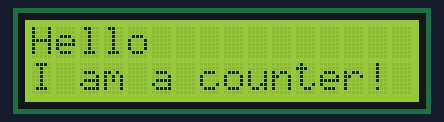
The sketch below on a simulated Arduino Uno, built with avr-gcc and run on an emulated ATmega328P. Parts: 16×2 character LCD.

Above: at 0.1 s.
At 1.2 s:
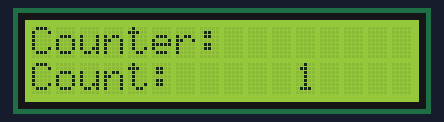
At 5.1 s:
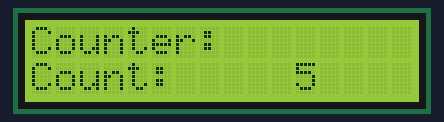
At 12.1 s:
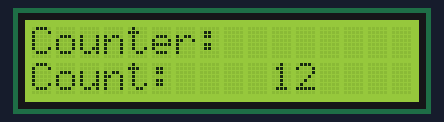
At 20.1 s:
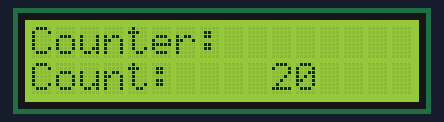
At 35.1 s:
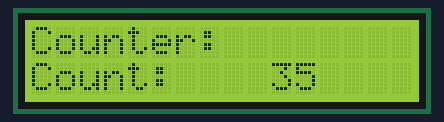

Measured:
- what the display in image 1 shows lasts 0.9 s, from 1.1 s to 2.0 s
- what the display in image 2 shows lasts 1.1 s, from 5.0 s to 6.1 s

The sketch:

LCD_Counter.ino
```cpp
//YWROBOT
//Compatible with the Arduino IDE 1.0
//Library version:1.1
#include <Wire.h>
#include <LiquidCrystal_I2C.h>

LiquidCrystal_I2C lcd(0x27, 16, 2);  // set the LCD address to 0x27 for a 16 chars and 2 line display

void setup()
{
  lcd.init();                      // initialize the lcd
  // Print a message to the LCD.
  lcd.backlight();
  lcd.setCursor(0, 0);
  lcd.print("Hello");
  lcd.setCursor(0, 1);
  lcd.print("I am a counter!");
  delay(1000);
  lcd.clear();
  lcd.setCursor(0, 0);
  lcd.print("Counter: ");
}

char str[16];

void loop()
{
  lcd.setCursor(0, 1);
  sprintf(str, "Count: %5d", millis()/1000);
  lcd.print(str);
  delay(50);
}
```
